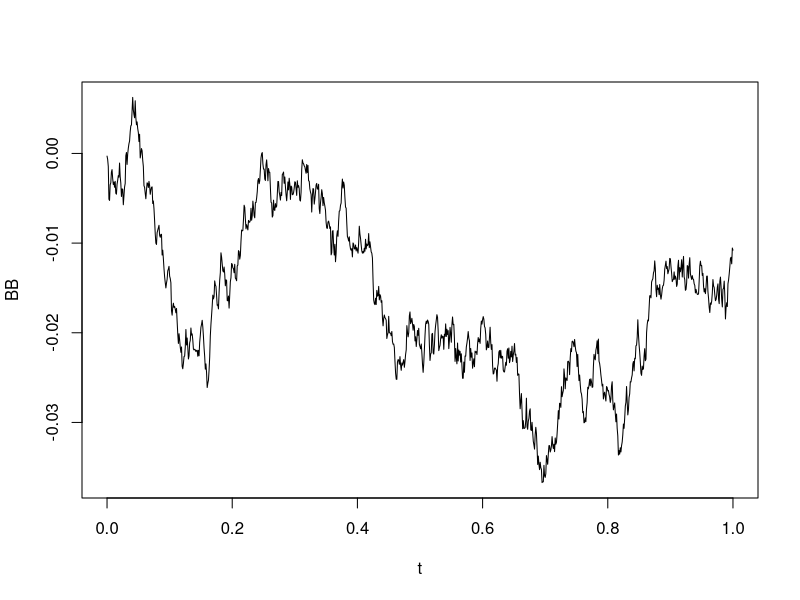
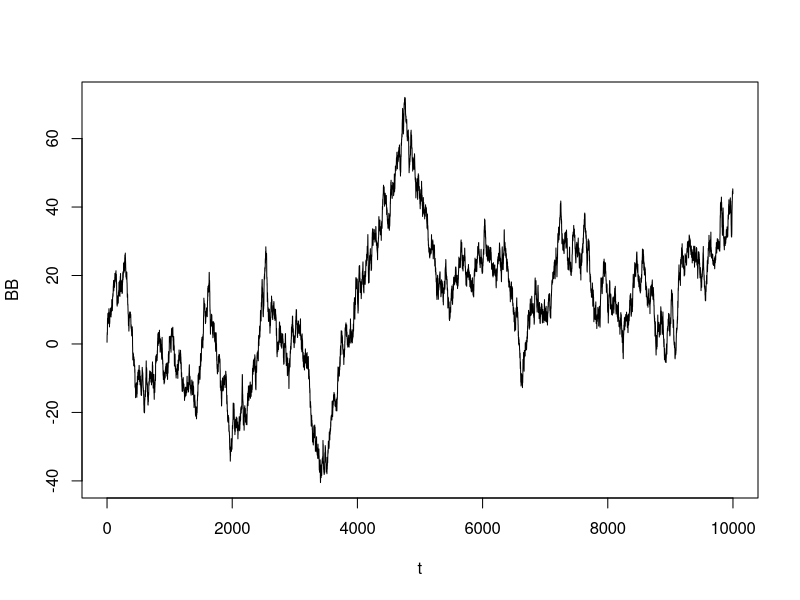
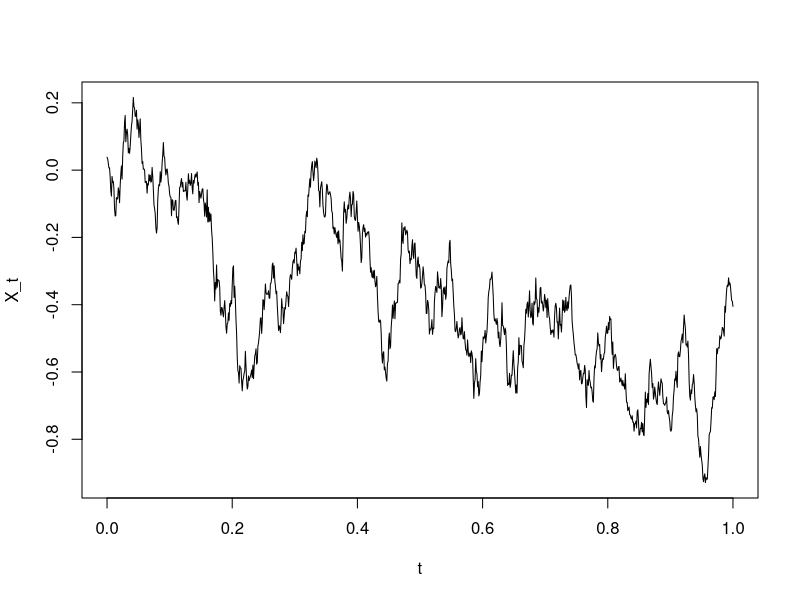

Write R code to recreate these figures, in order.

# small delta t
n <- 1
delta <- 0.001
t <- seq(0, n, delta)
WN <- rnorm(length(t), 0, delta)
var(WN)

BB <- cumsum(WN)

mean(BB)
var(BB)

plot(t, BB, type = 'l')

# larger delta t
n <- 10000
delta <- 1
t <- seq(0, n, delta)
WN <- rnorm(length(t), 0, delta)

BB <- cumsum(WN)

mean(BB)
var(BB[1:800])
var(WN[1:100])

plot(t, BB, type = 'l')

# simulation of BB with drift (according to Prof Hillebrand's lecture)

mu <- 0
delta <- 0.001
sigma <- 1
t <- seq(0, 1, delta)

B <- rnorm(length(t), 0, sqrt(delta)) # delta is the variance, but needs to be standard deviation

X <- mu * delta + sigma * B

X_t <- cumsum(X)

plot(t, X_t, type = 'l')

mean(X_t)
var(X_t)

mean_array <- vector('numeric')
var_array <- vector('numeric')

for (i in 1:10000) {
  
  mu <- 0
  delta <- 0.001
  sigma <- 1
  t <- seq(0, 1, delta)
  
  B <- rnorm(length(t), 0, sqrt(delta)) # delta is variance, but needs to be standard deviation
  
  X <- mu * delta + sigma * B
  
  X_t <- cumsum(X)
  
  mean_array[i] <- mean(X_t)
  var_array[i] <- var(X_t)
  
  
}

mean(mean_array)
mean(var_array)
median(var_array)
